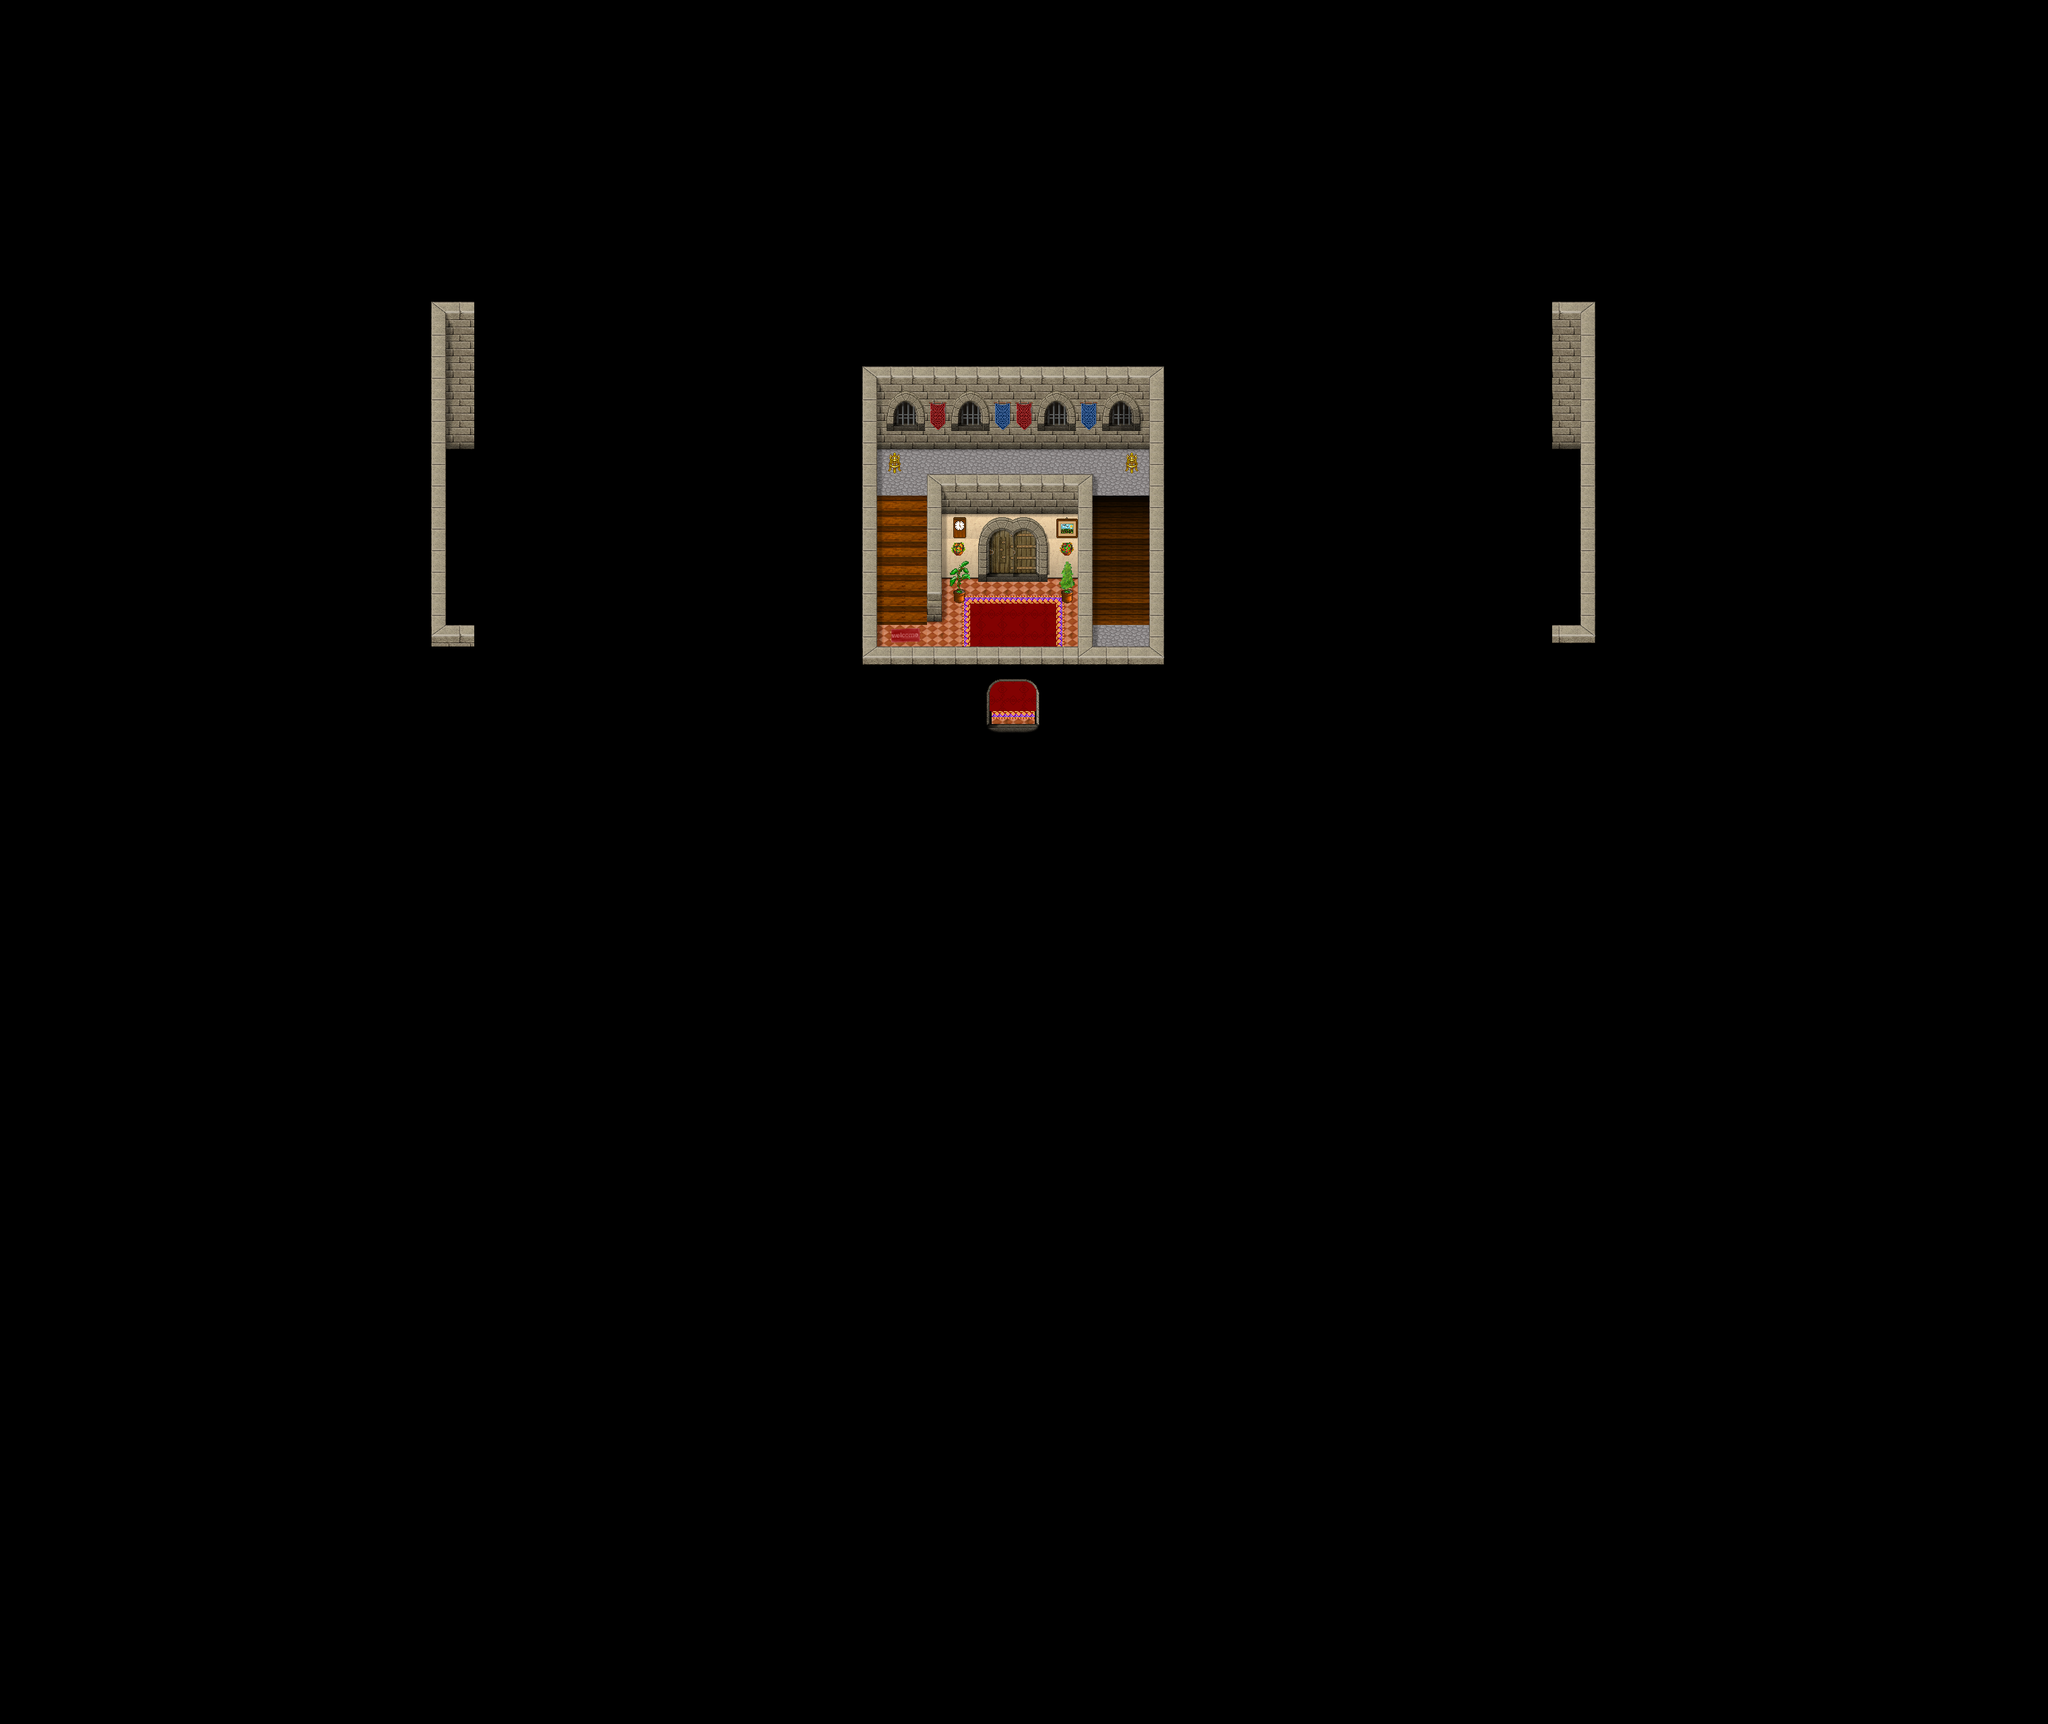

Below is a game level as drawn by its tile map, then a one-line description and the .tmx that defines it (tile-layer data replaced by summaries):
An orthogonal 95x80 tile map with 32x32 px tiles, 5 tile layers (Ground, Ground2, Fringe, Top , ...), 1 hidden layer not drawn, 8 tilesets and 7 objects (2x Margem, 2x PARTICLE_EFFECT, warp, --warp, paraCalabouços).

<map version="1.0" orientation="orthogonal" width="95" height="80" tilewidth="32" tileheight="32">
 <properties>
  <property name="music" value="Faith.ogg" />
  <property name="name" value="Escada - térrea" />
  <property name="pasta" value="escadaTerrea" />
 </properties>
 <tileset firstgid="1" name="collision" tilewidth="32" tileheight="32">
  <image source="../graphics/tiles/collision.png" width="64" height="32" />
 </tileset>
 <tileset firstgid="3" name="blockWalls" tilewidth="32" tileheight="32">
  <image source="../graphics/tiles/blockWalls.png" width="512" height="512" />
 </tileset>
 <tileset firstgid="259" name="blockWalls_in_x3" tilewidth="32" tileheight="32">
  <image source="../graphics/tiles/blockWalls_in_x3.png" width="512" height="96" />
 </tileset>
 <tileset firstgid="307" name="inn" tilewidth="32" tileheight="32">
  <image source="../graphics/tiles/inn.png" width="512" height="512" />
 </tileset>
 <tileset firstgid="563" name="sombras" tilewidth="32" tileheight="32">
  <image source="../graphics/tiles/sombras.png" width="192" height="128" />
 </tileset>
 <tileset firstgid="587" name="numeros" tilewidth="32" tileheight="32">
  <image source="../graphics/tiles/numeros.png" width="320" height="352" />
 </tileset>
 <tileset firstgid="697" name="escada_madeira" tilewidth="32" tileheight="32">
  <image source="../graphics/tiles/escada_madeira.png" width="224" height="256" />
 </tileset>
 <tileset firstgid="753" name="cave" tilewidth="32" tileheight="32">
  <image source="../graphics/tiles/cave.png" width="512" height="256" />
 </tileset>
 <layer name="Ground" width="95" height="80">
  <data>[7600 cells, 7600 non-empty, 11 distinct tile ids]</data>
 </layer>
 <layer name="Ground2" width="95" height="80">
  <data>[7600 cells, 169 non-empty, 47 distinct tile ids]</data>
 </layer>
 <layer name="Fringe" width="95" height="80">
  <data>[7600 cells, 40 non-empty, 9 distinct tile ids]</data>
 </layer>
 <layer name="Top " width="95" height="80">
  <data>[7600 cells, 111 non-empty, 23 distinct tile ids]</data>
 </layer>
 <layer name="Top2" width="95" height="80">
  <data>[7600 cells, 0 non-empty, 0 distinct tile ids]</data>
 </layer>
 <layer name="Collision" width="95" height="80" visible="0" opacity="0.52">
  <data>[7600 cells, 7600 non-empty, 2 distinct tile ids]</data>
 </layer>
 <objectgroup name="Objects" width="0" height="0" visible="0">
  <object name="Margem" x="0" y="0" width="640" height="640" />
  <object name="Margem" x="2368" y="1888" width="672" height="672" />
  <object name="SalaoDeFestas" type="warp" x="1472" y="1056" width="64" height="32">
   <properties>
    <property name="dest_map" value="002-01" />
    <property name="dest_x" value="1504" />
    <property name="dest_y" value="1056" />
   </properties>
  </object>
  <object name="graphics/particles/flame.particle.xml" type="PARTICLE_EFFECT" x="1312" y="704" width="32" height="32" />
  <object name="graphics/particles/flame.particle.xml" type="PARTICLE_EFFECT" x="1664" y="704" width="32" height="32" />
  <object name="ParaCima" type="--warp" x="1632" y="800" width="64" height="32">
   <properties>
    <property name="dest_map" value="002-05" />
    <property name="dest_x" value="1664" />
    <property name="dext_y" value="960" />
   </properties>
  </object>
  <object name="paraCalabouços" x="1472" y="832" width="64" height="32" />
 </objectgroup>
</map>
